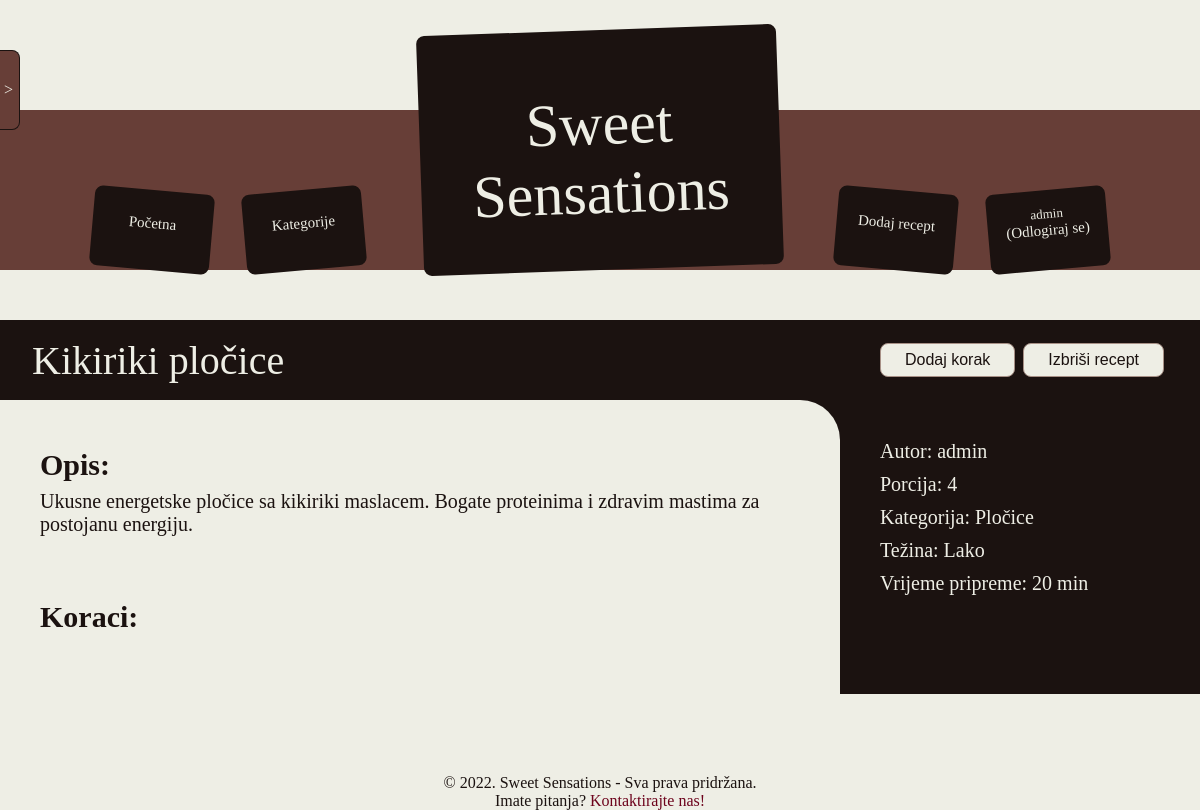
Screenshot of /recipe.php?id=4 (signed in) with the database file from the repository.
### tables this page shows
create table Recipes
(
    id int auto_increment primary key,
    created_by_user_id int not null references Users(id),
    title varchar(64) not null,
    category_id int not null references Categories(id),
    description varchar(1024) not null,
    preparation_time_minutes int not null,
    preparation_difficulty_id int not null references Preparation_Difficulties(id),
    number_of_servings int not null
);

create table Users
(
	id int auto_increment primary key,
	username varchar(64) not null unique,
	password_hash varchar(256) not null,  
	is_admin bit not null
);

create table Categories
(
    id int auto_increment primary key,
    name varchar(64) not null,
    image_url varchar(64) not null
);

create table Preparation_Difficulties (
    id int auto_increment primary key,
    name varchar(64) not null
);

### src/database/RecipeDataSource.php (called while the page is built, shortened)
<?php
class RecipeDataSource
{
    private mysqli $con;
    public function __construct(mysqli $con)
    {
        $this->con = $con;
    }
    public function get_recipe($id): array|null
    {
        $recipe_row = null;
        $query = QUERY . ' WHERE Recipes.id = ?';
        $stmt = $this->con->prepare($query);
        $stmt->bind_param('i', $id);
        $stmt->execute();
        $result = $stmt->get_result();
        if ($result->num_rows > 0) {
            $recipe_row = $result->fetch_array();
        }
        return $recipe_row;
    }
}

### src/utils/session.php (called while the page is built, shortened)
<?php
function get_session_user_id() {
    return $_SESSION['userId'] ?? null;
}
function is_session_admin() {
    return $_SESSION['isAdmin'] ?? null;
}
function can_edit_recipe($recipe): bool
{
    return is_session_admin() || get_session_user_id() === $recipe['created_by_user_id'];
}

### src/recipe.php (the view, shortened to what this page needs)
<?php
include('database/RecipeDataSource.php');
include('utils/page.php');
$recipeId = $_GET['id'];
$con = connect_to_database();
$recipes = new RecipeDataSource($con);
$recipe = $recipes->get_recipe($recipeId);
$recipeTitle = htmlspecialchars($recipe['title']);
include('partials/header.php');
include ('partials/side-menu.php');
echo "
<div class='layout'>
  <div class='recipe-display'>
    <div class='recipe-display-header'>";
    echo "
      <div class='flex-grow-1'>{$recipeTitle}</div>";
    if (can_edit_recipe($recipe)) {
        echo "
        <a class='button' href='add-step.php?recipeId={$recipeId}'>Dodaj korak</a>
        <form class='form-small' action='delete-recipe.php' method='post'>
            <input type='hidden' value='{$recipe['id']}' name='id'>
            <input class='button' type='submit' value='Izbriši recept'>
          </form>
        ";
    }
echo "
    </div>
    <div class='recipe-display-body'>
      <div class='recipe-display-contents'>
        <h2> Opis: </h2>";
    $recipeDescription = htmlspecialchars($recipe['description']);
echo "
        <div class='recipe-display-info-field'>{$recipeDescription}</div>
        <br>
        <br>
        <h2> Koraci: </h2>
        <ol>";
    echo "
        </ol>
      </div>
      <div class='recipe-display-info'>
        <div class='recipe-display-info-field'> Autor: {$recipe['creator_username']} </div>
        <div class='recipe-display-info-field'> Porcija: {$recipe['number_of_servings']} </div>
        <div class='recipe-display-info-field'> Kategorija: {$recipe['category']} </div>
        <div class='recipe-display-info-field'> Težina: {$recipe['difficulty']} </div>
        <div class='recipe-display-info-field'> Vrijeme pripreme: ";
        $minutes = $recipe['preparation_time_minutes'] % 60;
        echo "$minutes min </div >
      </div>
    </div>
  </div>
</div>
";
include('partials/footer.php');

### src/static/style.css (style rules this page uses)
* { --var-color-white: #eeeee5; --var-color-light-brown: #a79086; --var-color-brown: #673e37; --var-color-dark-brown: #1b1210; --var-color-cherry: #6d031c; box-sizing: border-box; }
body { padding: 0; margin: 0; background-color: var(--var-color-white); }
a { text-decoration: none; color: var(--var-color-cherry); }
.layout { display: flex; flex-wrap: wrap; justify-content: center; }
.recipe-display { background-color: var(--var-color-dark-brown); width: 100%; }
.recipe-display-header { width: 100%; height: 80px; color: var(--var-color-white); text-align: left; padding: 16px 32px; font-size: 40px; display: flex; justify-content: space-between; align-items: center; }
.recipe-display-body { width: 100%; display: flex; font-size: 20px; }
.recipe-display-contents { background-color: var(--var-color-white); color: var(--var-color-dark-brown); border-top-right-radius: 40px; width: 70%; padding: 40px; }
.recipe-display-info { width: 30%; color: var(--var-color-white); padding: 40px; }
.recipe-display-info-field { margin-bottom: 10px; }
.flex-grow-1 { flex-grow: 1; }
.form-small { display: flex; align-items: center; }
.button { border: 1px solid var(--var-color-light-brown); border-radius: 8px; padding: 8px 24px; background-color: var(--var-color-white); color: var(--var-color-dark-brown); height: min-content; font-size: 16px; flex-grow: 0; margin: 0 4px; line-height: 16px; font-family: Tahoma, sans-serif; white-space: nowrap; }
h1, h2, h3, h4, h5 { margin: 8px 0; }

### rows the page displays
recipes: title "Kikiriki pločice", description "Ukusne energetske pločice sa kikiriki maslacem. Bogate proteinima i zdravim mastima za postojanu energiju.", created_by_user.username "admin", number_of_servings "4", category.name "Pločice", preparation_difficulty.name "Lako", preparation_time_minutes "20"

### other values shown
$username "admin"
